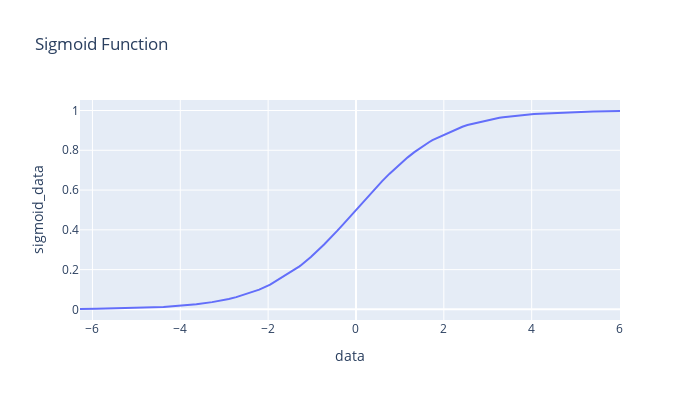

Notebook cell for this chart:
### Code cell
px.line(df, x='data', y='sigmoid_data', width=700, height=400, title='Sigmoid Function')

### Figure 1 — Plotly figure (JSON) as saved in the notebook; plotly's stock layout.template omitted (floating-point values rounded to 4 significant figures)
{"data": [{"hovertemplate": "data=%{x}<br>sigmoid_data=%{y}<extra></extra>", "legendgroup": "", "line": {"color": "#636efa", "dash": "solid"}, "marker": {"symbol": "circle"}, "mode": "lines", "name": "", "orientation": "v", "showlegend": false, "type": "scatter", "x": [-6.283, -5.911, -4.382, -4.256, -3.634, -3.276, -3.18, -3.072, -2.895, -2.726, -2.203, -1.954, -1.403, -1.402, -1.287, -1.238, -1.095, -1.027, -0.7206, -0.7141, -0.6515, -0.4288, -0.2976, -0.1863, -0.06921, 0.01377, 0.1995, 0.5107, 0.5957, 0.7651, 1.027, 1.035, 1.088, 1.094, 1.178, 1.329, 1.367, 1.661, 1.74, 2.313, 2.393, 2.422, 2.538, 3.027, 3.16, 3.265, 3.352, 4.053, 5.396, 6.011], "xaxis": "x", "y": [0.001864, 0.002703, 0.01234, 0.01398, 0.02573, 0.03641, 0.03992, 0.04428, 0.05239, 0.06148, 0.09947, 0.1241, 0.1973, 0.1975, 0.2164, 0.2248, 0.2507, 0.2637, 0.3273, 0.3287, 0.3427, 0.3944, 0.4261, 0.4536, 0.4827, 0.5034, 0.5497, 0.625, 0.6447, 0.6825, 0.7364, 0.7379, 0.7481, 0.7492, 0.7645, 0.7907, 0.7969, 0.8404, 0.8507, 0.9099, 0.9163, 0.9185, 0.9267, 0.9538, 0.9593, 0.9632, 0.9662, 0.9829, 0.9955, 0.9976], "yaxis": "y"}], "layout": {"height": 400, "legend": {"tracegroupgap": 0}, "title": {"text": "Sigmoid Function"}, "width": 700, "xaxis": {"anchor": "y", "domain": [0, 1], "title": {"text": "data"}}, "yaxis": {"anchor": "x", "domain": [0, 1], "title": {"text": "sigmoid_data"}}}}
